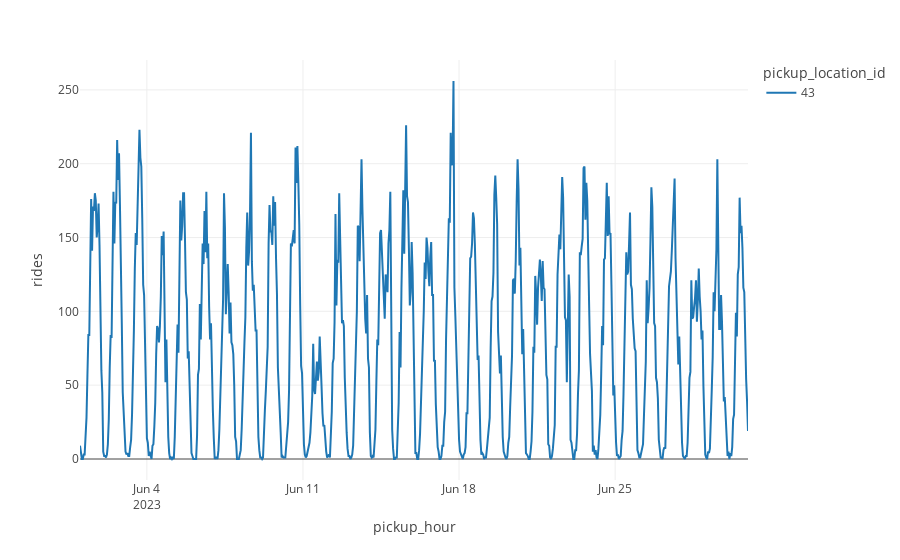

Source (notebook cell):
### Code cell
plot_rides(agg_rides_all_slots, locations=[43])

### Figure 1 — Plotly figure (JSON) as saved in the notebook; plotly's stock layout.template omitted (floating-point values rounded to 4 significant figures; data arrays with more than 128 entries replaced by an {"elided": "..."} marker saying what was removed)
{"data": [{"hovertemplate": "pickup_location_id=43<br>pickup_hour=%{x}<br>rides=%{y}<extra></extra>", "legendgroup": "43", "line": {"color": "#1F77B4", "dash": "solid"}, "marker": {"symbol": "circle"}, "mode": "lines", "name": "43", "orientation": "v", "showlegend": true, "type": "scatter", "x": {"elided": "720 str values"}, "xaxis": "x", "y": {"elided": "720 int values"}, "yaxis": "y"}], "layout": {"legend": {"title": {"text": "pickup_location_id"}, "tracegroupgap": 0}, "margin": {"t": 60}, "xaxis": {"anchor": "y", "domain": [0, 1], "title": {"text": "pickup_hour"}}, "yaxis": {"anchor": "x", "domain": [0, 1], "title": {"text": "rides"}}}}
